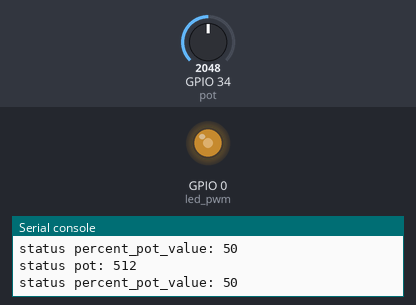
The program below on a simulated ESP32 board running MicroPython. Parts: output pins drawn as LEDs (lit = HIGH), the last lines printed to the serial console. The test bench sets the inputs (shaded band); at power-on: GPIO 34 (pot) = 2048 (analog values on the 0–4095 scale).

Above: at 1.2 s.
1.3 s: GPIO 34 (pot) set to 2866
At 1.8 s:
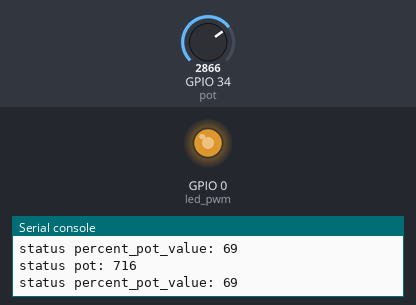
2.8 s: GPIO 34 (pot) set to 3603
At 3.3 s:
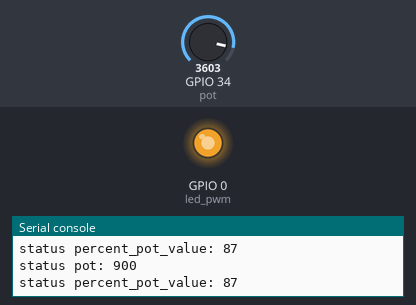
4.3 s: GPIO 34 (pot) set to 491
At 4.8 s:
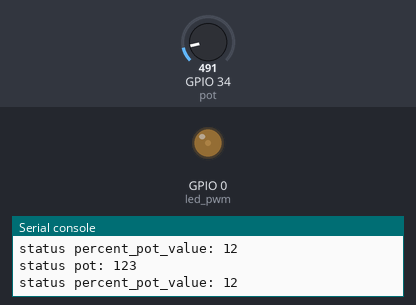
5.8 s: GPIO 34 (pot) set to 0
At 6.3 s:
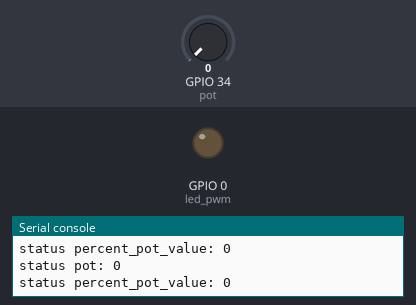
Timing chart, 0 to 8.3 s (numbered marks = the images above; inputs shaded):
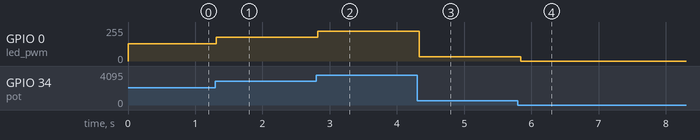

Measured:
- after the input at 1.3 s, GPIO 0 (led_pwm): 128/255 → 178/255 at once
- after the input at 2.8 s, GPIO 0 (led_pwm): 178/255 → 224/255 at once
- after the input at 4.3 s, GPIO 0 (led_pwm): 224/255 → 31/255 at once
- after the input at 5.8 s, GPIO 0 (led_pwm): 31/255 → 0/255 at once

The program:

lab_14_ADC_PWM.py
```python
from machine import Pin, ADC, PWM
from time import sleep

led_pwm = PWM(Pin(0), 10000)

#Configure ADC for ESP32
pot = ADC(Pin(34))
pot.width(ADC.WIDTH_10BIT)
pot.atten(ADC.ATTN_11DB)

while True:
	pot_value = pot.read()
	print(f'status pot: {pot_value}')
	percent_pot_value = int((100*pot_value)/1023)
	print(f'status percent_pot_value: {percent_pot_value}')
	led_pwm.duty(pot_value)
	sleep(0.1)
```
